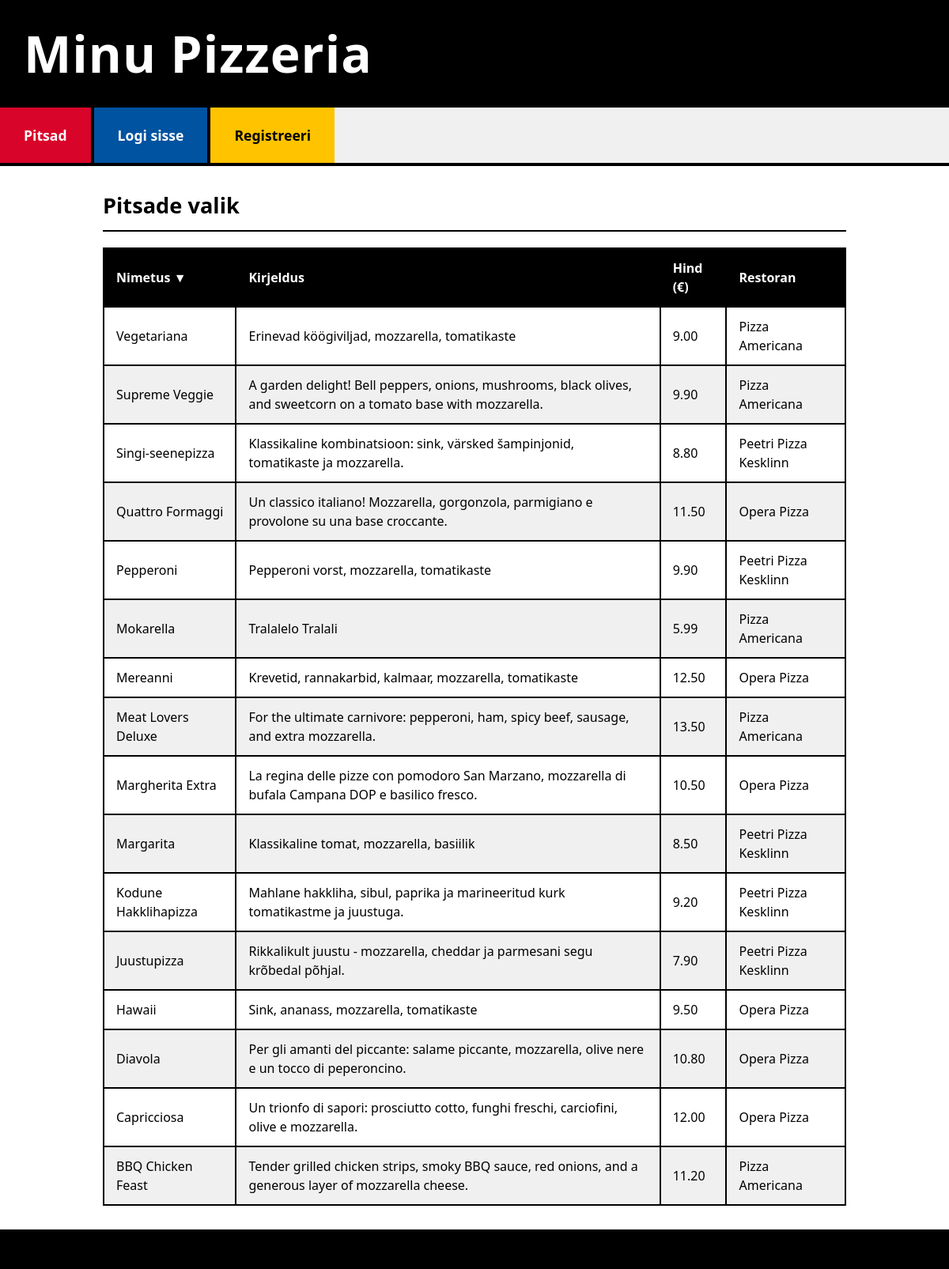
The app's page /pizzas_list.php?sort=nimetus&dir=DESC with its own data.
### tables this page shows
CREATE TABLE `pitsad` (
  `PitsaID` int(11) NOT NULL,
  `Nimetus` varchar(100) NOT NULL,
  `Kirjeldus` text DEFAULT NULL,
  `Hind` decimal(10,2) NOT NULL,
  `RestoranID` int(11) DEFAULT NULL
);

CREATE TABLE `pitsarestoranid` (
  `RestoranID` int(11) NOT NULL,
  `Nimi` varchar(255) NOT NULL,
  `Aadress` text DEFAULT NULL,
  `Telefon` varchar(50) DEFAULT NULL,
  `AvatudAlates` time DEFAULT NULL,
  `AvatudKuni` time DEFAULT NULL
);

### abifunktsioonid.php (called while the page is built, shortened)
<?php
function saa_koik_pitsad($sort_column = 'p.Nimetus', $sort_direction = 'ASC') {
    global $yhendus;
    $pitsad = [];
    $allowed_sort_columns = ['p.Nimetus', 'p.Hind', 'pr.Nimi'];
    $allowed_sort_directions = ['ASC', 'DESC'];
    $sql = "SELECT p.*, pr.Nimi as RestoraniNimi
            FROM pitsad p
            LEFT JOIN pitsarestoranid pr ON p.RestoranID = pr.RestoranID
            ORDER BY " . $yhendus->real_escape_string($sort_column) . " " . $yhendus->real_escape_string($sort_direction);
    $result = $yhendus->query($sql);
    if ($result->num_rows > 0) {
        while ($row = $result->fetch_assoc()) {
            $pitsad[] = $row;
        }
    }
    return $pitsad;
}
?>

### pizzas_list.php (the view, shortened to what this page needs)
<?php
require_once('conf3.php');
require_once('abifunktsioonid.php');
$sort_column = isset($_GET['sort']) ? $_GET['sort'] : 'p.Nimetus';
$sort_direction = isset($_GET['dir']) ? strtoupper($_GET['dir']) : 'ASC';
$allowed_get_sort_columns = [
    'nimetus' => 'p.Nimetus',
    'hind' => 'p.Hind',
    'restoran' => 'pr.Nimi'
];
if (isset($allowed_get_sort_columns[$sort_column])) {
    $db_sort_column = $allowed_get_sort_columns[$sort_column];
} else {
    $db_sort_column = 'p.Nimetus';
    $sort_column = 'nimetus';
}
$pitsad = saa_koik_pitsad($db_sort_column, $sort_direction);
require_once('header.php');
?>
    <div class="content-block">
        <h2>Pitsade valik</h2>
        <?php if (!empty($pitsad)): ?>
            <table>
                <thead>
                <tr>
                    <th>
                        <a href="pizzas_list.php?sort=nimetus&dir=<?php echo ($sort_column == 'nimetus' && $sort_direction == 'ASC') ? 'DESC' : 'ASC'; ?>">
                            Nimetus <?php if ($sort_column == 'nimetus') echo ($sort_direction == 'ASC' ? '▲' : '▼'); ?>
                        </a>
                    </th>
                    <th>Kirjeldus</th>
                    <th>
                        <a href="pizzas_list.php?sort=hind&dir=<?php echo ($sort_column == 'hind' && $sort_direction == 'ASC') ? 'DESC' : 'ASC'; ?>">
                            Hind (€) <?php if ($sort_column == 'hind') echo ($sort_direction == 'ASC' ? '▲' : '▼'); ?>
                        </a>
                    </th>
                    <th>
                        <a href="pizzas_list.php?sort=restoran&dir=<?php echo ($sort_column == 'restoran' && $sort_direction == 'ASC') ? 'DESC' : 'ASC'; ?>">
                            Restoran <?php if ($sort_column == 'restoran') echo ($sort_direction == 'ASC' ? '▲' : '▼'); ?>
                        </a>
                    </th>
                </tr>
                </thead>
                <tbody>
                <?php foreach ($pitsad as $pitsa): ?>
                    <tr>
                        <td><?php echo htmlspecialchars($pitsa['Nimetus']); ?></td>
                        <td><?php echo nl2br(htmlspecialchars($pitsa['Kirjeldus'])); ?></td>
                        <td><?php echo htmlspecialchars(number_format($pitsa['Hind'], 2)); ?></td>
                        <td><?php echo htmlspecialchars($pitsa['RestoraniNimi'] ?? 'N/A'); ?></td>
                    </tr>
                <?php endforeach; ?>
                </tbody>
            </table>
        <?php else: ?>
            <p>Hetkel ei ole ühtegi pitsat saadaval.</p>
            <?php if ($yhendus->error) echo "<p style='color:red'>Andmebaasi viga: " . htmlspecialchars($yhendus->error) . "</p>";  ?>
        <?php endif; ?>
    </div>
<?php
require_once('footer.php');
?>

### style.css (style rules this page uses)
* { box-sizing: border-box; margin: 0; padding: 0; }
body { font-family: 'Segoe UI', Arial, sans-serif; background-color: #E0E0E0; color: #000000; line-height: 1.5; }
.content-block { padding: 30px; border-bottom: 4px solid #000000; }
.content-block:last-child { border-bottom: none; }
.content-block h2 { font-size: 1.7em; color: #000000; margin-bottom: 20px; padding-bottom: 10px; border-bottom: 2px solid #000000; font-weight: 600; }
table { width: 100%; border-collapse: collapse; margin-top: 10px; }
th, td { border: 2px solid #000000; padding: 12px 15px; text-align: left; background-color: #FFFFFF; }
th { background-color: #000000; color: white; font-weight: 600; }
th a { color: white; text-decoration: none; }
tr:nth-child(even) td { background-color: #F0F0F0; }

### records on screen
pitsad: Nimetus "Vegetariana", Kirjeldus "Erinevad köögiviljad, mozzarella, tomatikaste", Hind "9.00", RestoranID.Nimi "Pizza Americana"
pitsad: Nimetus "Supreme Veggie", Kirjeldus "A garden delight! Bell peppers, onions, mushrooms, black olives, and sweetcorn on a tomato base with mozzarella.", Hind "9.90", RestoranID.Nimi "Pizza Americana"
pitsad: Nimetus "Singi-seenepizza", Kirjeldus "Klassikaline kombinatsioon: sink, värsked šampinjonid, tomatikaste ja mozzarella.", Hind "8.80", RestoranID.Nimi "Peetri Pizza Kesklinn"
pitsad: Nimetus "Quattro Formaggi", Kirjeldus "Un classico italiano! Mozzarella, gorgonzola, parmigiano e provolone su una base croccante.", Hind "11.50", RestoranID.Nimi "Opera Pizza"
pitsad: Nimetus "Pepperoni", Kirjeldus "Pepperoni vorst, mozzarella, tomatikaste", Hind "9.90", RestoranID.Nimi "Peetri Pizza Kesklinn"
pitsad: Nimetus "Mokarella", Kirjeldus "Tralalelo Tralali", Hind "5.99", RestoranID.Nimi "Pizza Americana"
pitsad: Nimetus "Mereanni", Kirjeldus "Krevetid, rannakarbid, kalmaar, mozzarella, tomatikaste", Hind "12.50", RestoranID.Nimi "Opera Pizza"
pitsad: Nimetus "Meat Lovers Deluxe", Kirjeldus "For the ultimate carnivore: pepperoni, ham, spicy beef, sausage, and extra mozzarella.", Hind "13.50", RestoranID.Nimi "Pizza Americana"
pitsad: Nimetus "Margherita Extra", Kirjeldus "La regina delle pizze con pomodoro San Marzano, mozzarella di bufala Campana DOP e basilico fresco.", Hind "10.50", RestoranID.Nimi "Opera Pizza"
pitsad: Nimetus "Margarita", Kirjeldus "Klassikaline tomat, mozzarella, basiilik", Hind "8.50", RestoranID.Nimi "Peetri Pizza Kesklinn"
pitsad: Nimetus "Kodune Hakklihapizza", Kirjeldus "Mahlane hakkliha, sibul, paprika ja marineeritud kurk tomatikastme ja juustuga.", Hind "9.20", RestoranID.Nimi "Peetri Pizza Kesklinn"
pitsad: Nimetus "Juustupizza", Kirjeldus "Rikkalikult juustu - mozzarella, cheddar ja parmesani segu krõbedal põhjal.", Hind "7.90", RestoranID.Nimi "Peetri Pizza Kesklinn"
pitsad: Nimetus "Hawaii", Kirjeldus "Sink, ananass, mozzarella, tomatikaste", Hind "9.50", RestoranID.Nimi "Opera Pizza"
pitsad: Nimetus "Diavola", Kirjeldus "Per gli amanti del piccante: salame piccante, mozzarella, olive nere e un tocco di peperoncino.", Hind "10.80", RestoranID.Nimi "Opera Pizza"
pitsad: Nimetus "Capricciosa", Kirjeldus "Un trionfo di sapori: prosciutto cotto, funghi freschi, carciofini, olive e mozzarella.", Hind "12.00", RestoranID.Nimi "Opera Pizza"
pitsad: Nimetus "BBQ Chicken Feast", Kirjeldus "Tender grilled chicken strips, smoky BBQ sauce, red onions, and a generous layer of mozzarella cheese.", Hind "11.20", RestoranID.Nimi "Pizza Americana"
